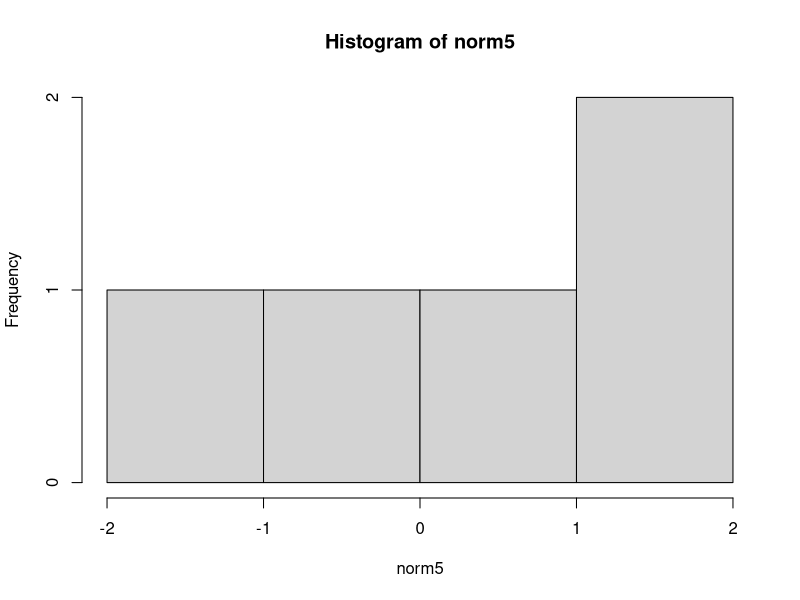
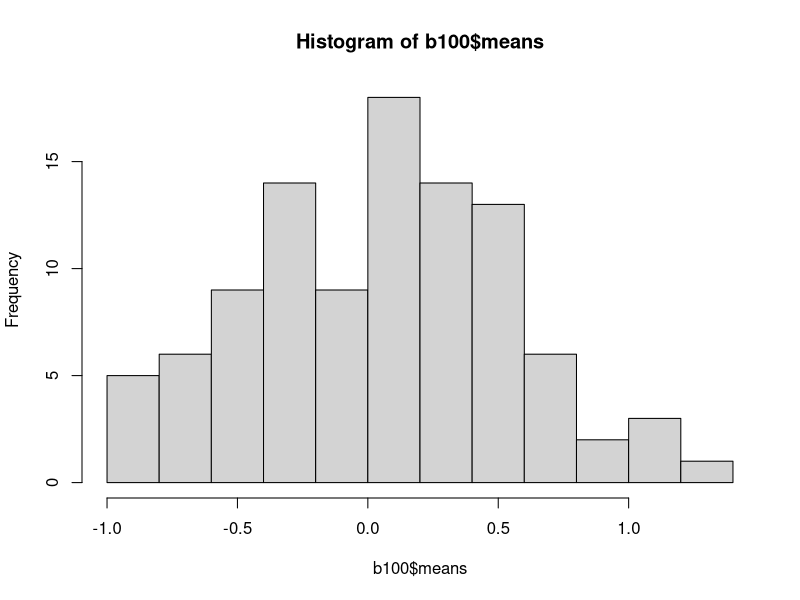
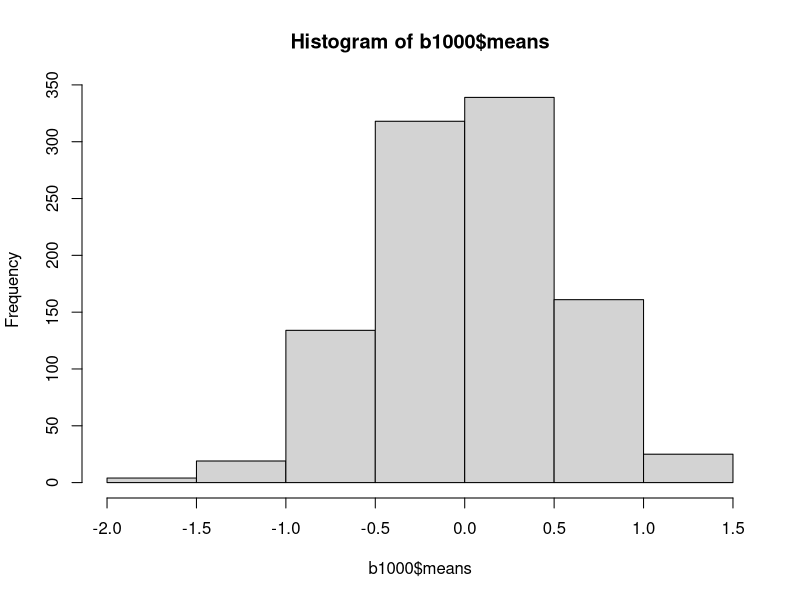
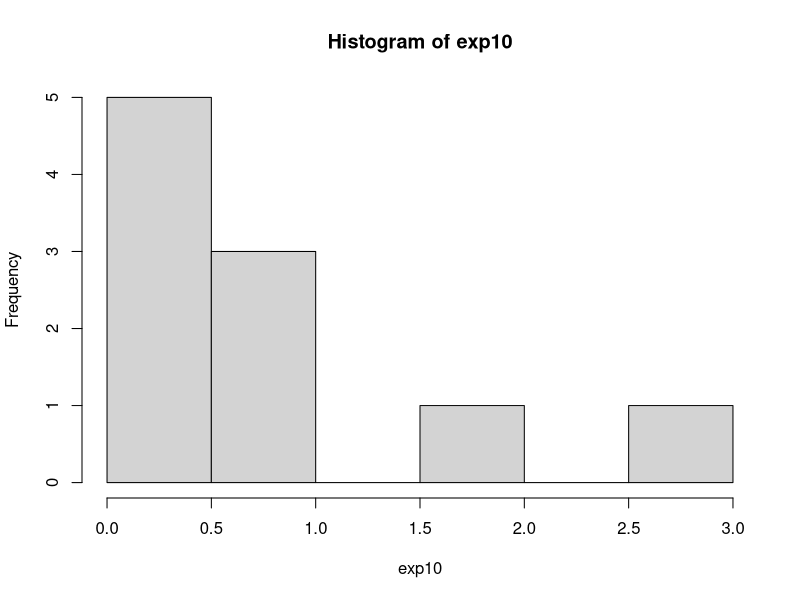
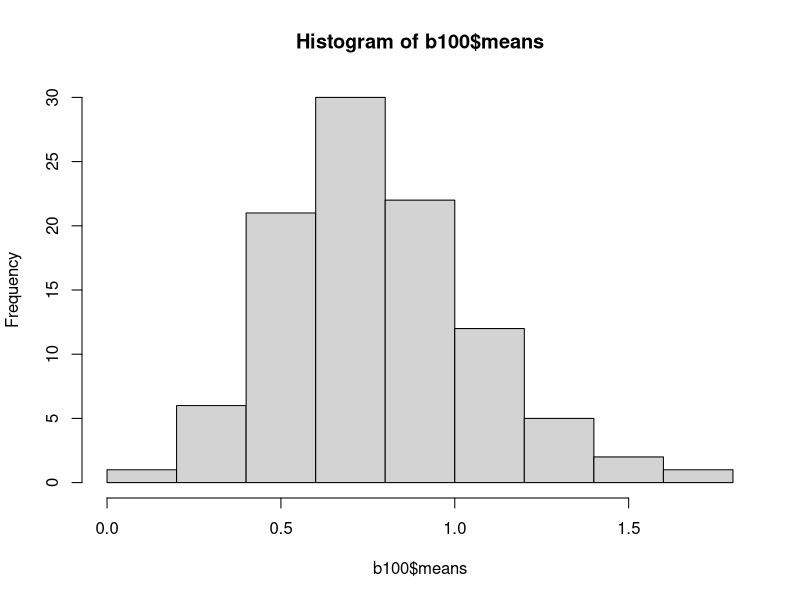
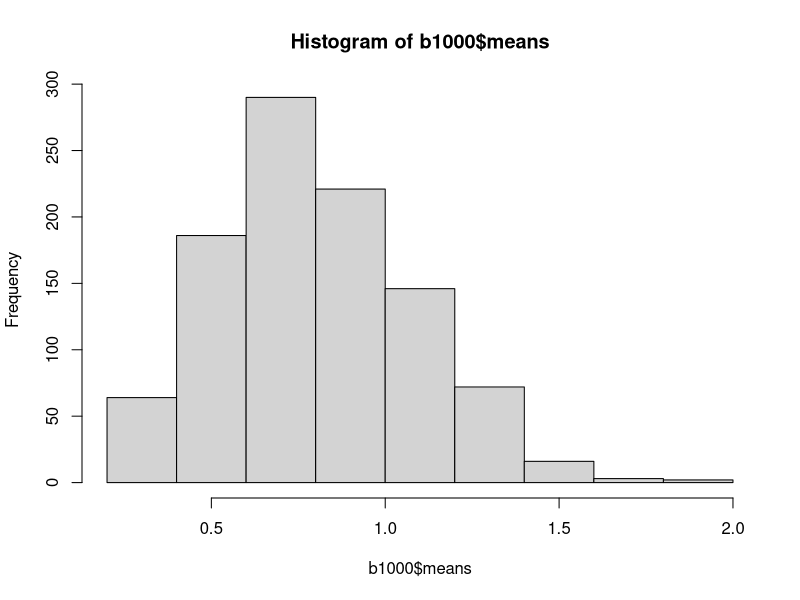

These charts were generated, in order, by the following R code:
## ---- chunk 1
knitr::opts_chunk$set(echo = TRUE)
## ---- chunk 2
b.means <- function(data, num) {
    resamples <- lapply(1:num, function(i) sample(data, replace=T))
    r.means <- sapply(resamples, mean)
    list(resamples=resamples, means=r.means)   
}
## ---- chunk 3
norm5 <- rnorm(5)
b100 <- b.means(norm5, 100)
b1000 <- b.means(norm5, 1000)
hist(norm5)
hist(b100$means)
hist(b1000$means)
## ---- chunk 4
exp10 <- rexp(10)
b100 <- b.means(exp10, 100)
b1000 <- b.means(exp10, 1000)
hist(exp10)
hist(b100$means)
hist(b1000$means)
